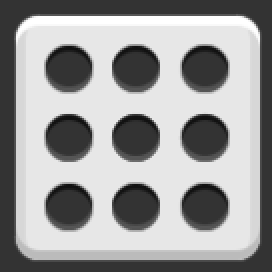
#> input picture img1_4.png, 136 x 136 px (shown 2 times larger)
$ python Simple-Read-Dice-Pip.py
#> lines starting #> are read from the running program, lines starting #| are printed output that depends on the picture; after the words box and inside, x2 and y2 are one past the last pixel; in counts of white or black regions, pixels touching at a corner belong together
#> further down, src is the input picture: shape (136, 136); min 17, max 255, mean 154.1
import cv2

# referenced lecture slides 09_Edge Detection


def hough_circles(source):
    blurred = cv2.blur(source, (3, 3))
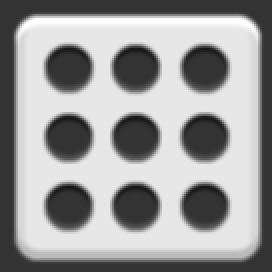
#> blurred: shape (136, 136) (shown 2 times larger); min 21, max 255, mean 154.1
    circles = cv2.HoughCircles(blurred, cv2.HOUGH_GRADIENT, 1, 20, param1=150, param2=30)   # set minDist 20
#> circles = [[34.5, 68.5, 11.6], [67.5, 68.5, 12.2], [33.5, 33.5, 11.6], [102.5, 33.5, 11.6], [102.5, 102.5, 11.6], [34.5, 102.5, 11.6], [67.5, 33.5, 12.4], [67.5, 102.5, 12.4], [102.5, 68.5, 11.4]]

    #출력용 코드
    dst = cv2.cvtColor(source, cv2.COLOR_GRAY2BGR)
    if circles is not None:
        for i in range(circles.shape[1]):
            cx, cy, radius = circles[0][i]
            cv2.circle(dst, (round(cx), round(cy)), round(radius), (0, 0, 255), 2, cv2.LINE_AA)
#> this loop made 9 passes
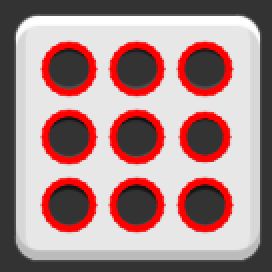
#> dst: shape (136, 136, 3) (shown 2 times larger); 17.97% of pixels changed, all inside (x1, y1, x2, y2) = (20, 20, 117, 117)

    cv2.imshow('dst', dst)
    cv2.waitKey()
    cv2.destroyAllWindows()

    print(len(circles[0]))
#| 9


src = cv2.imread('img1_4.png', cv2.IMREAD_GRAYSCALE)

if src is None:
    print('Image load failed!')
    exit()

hough_circles(src)

$ run again, with img1_1.png copied over img1_4.png
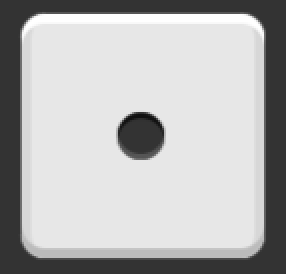
#> input picture img1_1.png, 143 x 137 px (shown 2 times larger)
#> src is the input picture: shape (137, 143); min 17, max 255, mean 181.1
#> in hough_circles, `blurred = cv2.blur(source, (3, 3))`:
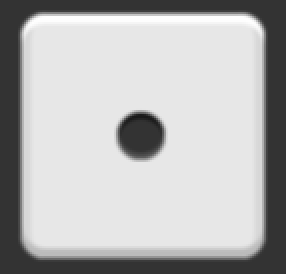
#> blurred: shape (137, 143) (shown 2 times larger); min 25, max 255, mean 181.1
#> circles = [[69.5, 67.5, 12.4]]
#> the loop in hough_circles, `for i in range(circles.shape[1]):` made 1 pass
#> after the loop in hough_circles, `for i in range(circles.shape[1]):`:
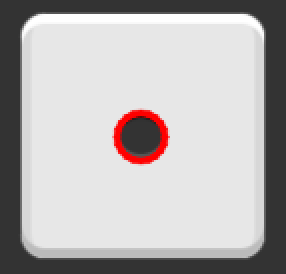
#> dst: shape (137, 143, 3) (shown 2 times larger); 1.9% of pixels changed, all inside (x1, y1, x2, y2) = (56, 54, 85, 83)
#| 1

$ run again, with img1_2.png copied over img1_4.png
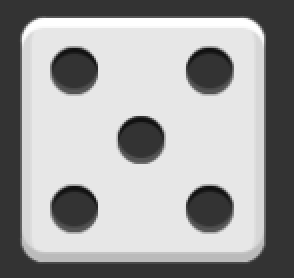
#> input picture img1_2.png, 147 x 139 px (shown 2 times larger)
#> src is the input picture: shape (139, 147); min 17, max 255, mean 159.8
#> in hough_circles, `blurred = cv2.blur(source, (3, 3))`:
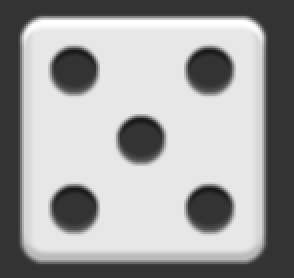
#> blurred: shape (139, 147) (shown 2 times larger); min 21, max 255, mean 159.8
#> circles = [[36.5, 103.5, 11.6], [70.5, 69.5, 12.4], [104.5, 103.5, 12.4], [36.5, 34.5, 12.4], [104.5, 34.5, 12.4]]
#> the loop in hough_circles, `for i in range(circles.shape[1]):` made 5 passes
#> after the loop in hough_circles, `for i in range(circles.shape[1]):`:
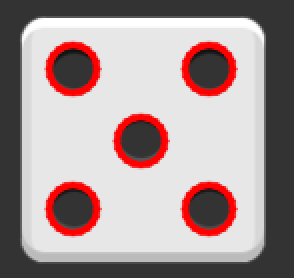
#> dst: shape (139, 147, 3) (shown 2 times larger); 9.1% of pixels changed, all inside (x1, y1, x2, y2) = (22, 20, 119, 119)
#| 5
